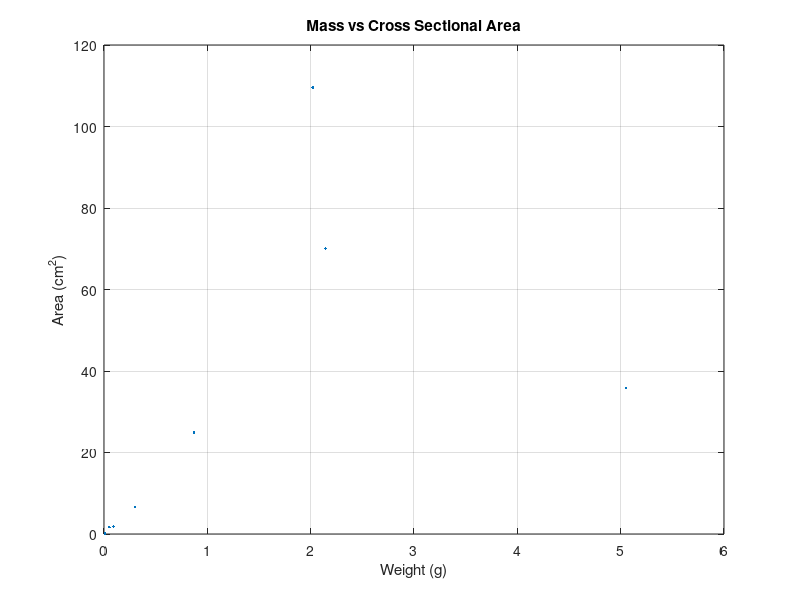

Reproduce this figure in MATLAB.
%% Roshan Jaiswal-Ferri
%Section - 01 
%Aero 303 Thermocouple Plotting: 3/10/25

%% Workspace Prep

format long     %Allows for more accurate decimals
close all;      %Clears all
clear all;      %Clears Workspace
clc;            %Clears Command Window

%% 

w = [0.871,5.053,0.299,0.051,0.009,0.091,2.02,2.143];
a = [24.88888889,35.88888889,6.597222222,1.662222222,0.14625,1.875,...
109.5555556,70.09722222];

figure('Name','Mass vs Cross Sectional Area')
plot(w,a,'.')
xlabel('Weight (g)')
ylabel('Area (cm^2)')
title('Mass vs Cross Sectional Area')
grid on
